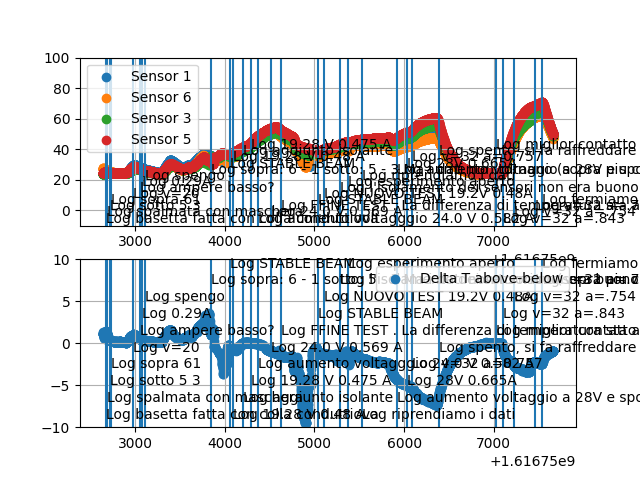

The Python source for this figure:
from numpy import genfromtxt
import matplotlib.pyplot as plt
import os

infile = '../Data/Mar_26th_2021_pastadesivatermica.txt'

# create log file and data file
os.system("rm -f tmplog tmpdat")
os.system("cat "+infile+" | awk '($2 == \"Log\"){print}' > tmplog")
os.system("cat "+infile+" | awk '($2 == \"State\"){print}' > tmpdat")

my_data = genfromtxt('tmpdat', delimiter=' ')
mystates = {"Off":0, "Initialized":1, "Ready":2,"HeatingOn":3, "HeatingOff":4 ,"DumpResults":5}
my_curated_data = my_data[:,[0,4,8,9,10,11,12,13,14,15]]


#sensors
# 0,1,2,3,4,5,6,7
# 2,3,4,5,6,7,8,9

#typically ABOVE are sensors 6,1; below sensors 5,3
fig, ax = plt.subplots(2)


delta_T_Above_minus_below = ( (my_curated_data[:,8]+my_curated_data[:,3])-(my_curated_data[:,7]+my_curated_data[:,5]) ) / 2


# load events
timestamp_moments = {}

file1 = open('tmplog', 'r')
lines = file1.readlines()
for line in lines:
    spl = line.split()
    ts = int(spl[0])
    text = " ".join(spl[1:])
    timestamp_moments[ts]=text.rstrip()

print (timestamp_moments)
#sensors
ax[0].scatter(my_curated_data[:,0],my_curated_data[:,3], label = 'Sensor 1')
ax[0].scatter(my_curated_data[:,0],my_curated_data[:,8], label = 'Sensor 6')
ax[0].scatter(my_curated_data[:,0],my_curated_data[:,5], label = 'Sensor 3')
ax[0].scatter(my_curated_data[:,0],my_curated_data[:,7], label = 'Sensor 5')
ax[0].set_ylim([-10,100])

trans = ax[0].get_xaxis_transform()
delta =-8

for i in timestamp_moments:
    ax[0].vlines(i,-10,100)
    ax[0].text(i,delta,timestamp_moments[i])
    delta = delta+4
    if (delta>40):
        delta=-8

ax[0].legend()
ax[0].grid(True)


ax[1].scatter(my_curated_data[:,0],delta_T_Above_minus_below, label = 'Delta T above-below')
ax[1].legend()
ax[1].grid(True)
ax[1].set_ylim([-10,10])

trans = ax[1].get_xaxis_transform()
delta = -9

for i in timestamp_moments:
    ax[1].vlines(i,-1000,1000)
    ax[1].text(i,delta,timestamp_moments[i])
    delta = delta+2
    if (delta>9):
        delta=-9

plt.savefig("Mar_26th_2021_pastadesivatermica.png")

plt.show()


